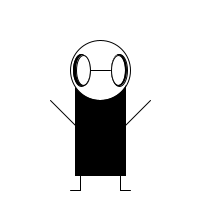
Frame 1 (no input)
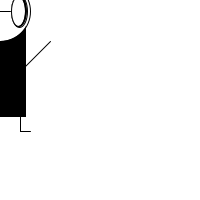
Frame 60 (the mouse pressed at the canvas centre just before this capture)
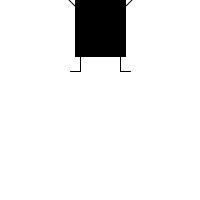
Frame 120 (the mouse held since frame 60 and released just before this capture)

The Processing sketch that drew these frames (run headless with seeded random() and noise(); from frame 60 on, the mouse is pressed at the canvas centre):

// Processing sketch: processing_123064
// ── processing_123064.pde

int monsterX;
int monsterY;

void setup() {
  size(200, 200);
  monsterX = 100;
  monsterY = 100;
  

}

void draw() {
  background(255, 255, 255);
  stroke(0);
  fill(0, 0, 0);
  rectMode(CENTER);
  rect(monsterX, monsterY+25, 50, 100);
  line(monsterX-50, monsterY, monsterX, monsterY+50); 
  line(monsterX, monsterY+50, monsterX+50, monsterY);
  fill(255);                
  ellipse(monsterX, monsterY-30, 60, 60);  
  fill(0);                   
  ellipse(monsterX-19, monsterY-30, 16, 32);   
  ellipse(monsterX+19, monsterY-30, 16, 32);
  fill(255, 255, 255);
  ellipse(monsterX-17, monsterY-30, 14, 30);
  ellipse(monsterX+18, monsterY-30, 14, 30);
  line(monsterX-10, monsterY-30, monsterX+10, monsterY-30);
  line(monsterX+20,monsterY+90,monsterX+20,monsterY+75);
  line( monsterX-20,monsterY+90,monsterX-20,monsterY+75);
  line( monsterX+20,monsterY+90,monsterX+30,monsterY+90);
  line( monsterX-20,monsterY+90,monsterX-30,monsterY+90);
  
  monsterY = monsterY - 1;
  monsterX= mouseX;
}
